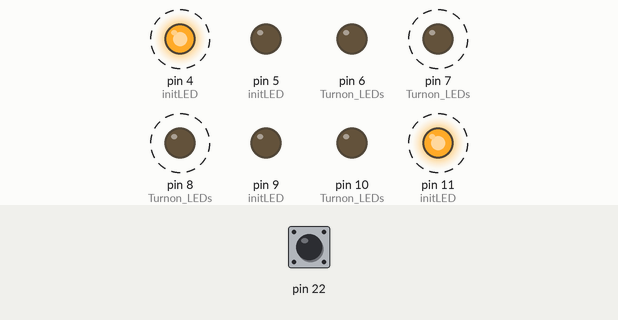
Recording of a program running on a simulated Arduino Mega 2560, built with avr-gcc and run on an emulated ATmega2560. Parts: output pins drawn as LEDs (lit = HIGH). Dashed ring = blinking. Inputs (shaded band) come from the test bench; at power-on: pin 22 HIGH.

Above: at 0.05 s.
At 1.05 s:
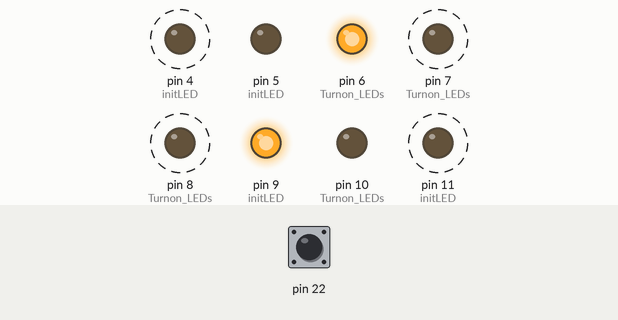
1.1 s: pin 22 pulled LOW for 3.2 s
At 1.7 s:
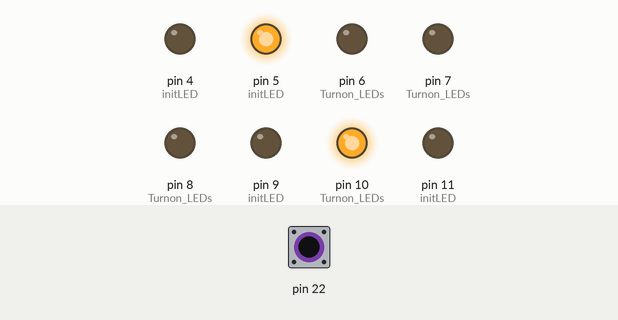
Timing chart, 0 to 12.6 s (numbered marks = the images above; inputs shaded):
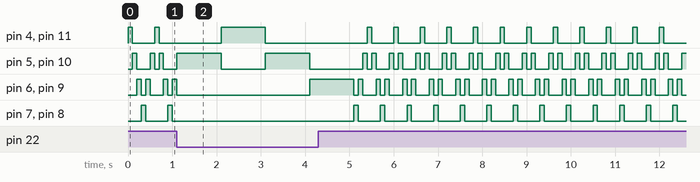

The program:

main.cpp
```cpp
// Author: Mason Marrero
// Net ID: masonmarrero
// Date: 9/14/23
// Assignment: Lab 1
//----------------------------------------------------------------------//

//main file to run the pattern by going through the different port numbers and changing the delay based on if the button is pressed.
#include <Arduino.h>
#include <avr/io.h>
#include <util/delay.h>
#include "led.h"
#include "switch.h"
#define SHORT_DELAY 1000
#define LONG_DELAY 100

int main() {
//Initialization of the ports for LED and the Switch
initLED();
initswitch();

while (1) {
  //go through the different ports for the LED pattern
  for(int i = 4; i < 11; i++){
    //if the switch is pushed
    if(!(PINA & (1 << PINA0))){
      if(i == 8) //we want to skip 8 so it doesnt do the 8 and 7 ports twice
        i++;
      runLED(i);
      _delay_ms(1000);
    }
    //if the button isnt pushed
    else{
      if(i == 8)
        i++;
      runLED(i);
      _delay_ms(100);
    }
  }
}
}
```

led.cpp
```cpp
// Author: Mason Marrero
// Net ID: masonmarrero
// Date: 9/14/23
// Assignment: Lab 1
//----------------------------------------------------------------------//
//File is to initialize the LEDs, turn them on and off and run the blinking pattern
#include <avr/io.h>
#include <util/delay.h>
#include "led.h"

// initLED which returns void and takes no parameters. Will initialize the ports we will use
void initLED(){
  DDRB  |= (1 << DDB5)| (1 << DDB4);
  DDRH  |=  (1 << DDH6) | (1 << DDH5) | (1 << DDH4) | (1 << DDH3);
  DDRE  |=  (1 << DDE3);
  DDRG  |=  (1 << DDG5);

}

// turnOnLED which returns void and takes in an unsigned int parameter called led
void Turnon_LEDs(unsigned int led){
  switch (led)
    {
    case 4:  // header pin 4
        PORTG |= ( 1 << PORTG5);
        break;
    case 5:  // header pin 5
        PORTE |= ( 1 << PORTE3);
        break;
    case 6:  // header pin 6
        PORTH |= ( 1 << PORTH3);
        break;
    case 7:  // header pin 7
        PORTH |= ( 1 << PORTH4);
        break;
    case 8:  // header pin 8
        PORTH |= ( 1 << PORTH5);
        break;
    case 9:  // header pin 9
        PORTH |= ( 1 << PORTH6);
        break;

    case 10:  // header pin 10
        PORTB |= (1 << PORTB4);
        break;

    case 11:  // header piin 11
        PORTB |= (1 << PORTB5);
        break;

    default:
        break;
    }

}
// function void Turnoff_LEDs passes a count variable that corresponds to the LED and will then turn off that LED
void Turnoff_LEDs(unsigned int led) {
    switch (led)
    {
    case 4:  // header pin 4
        PORTG &= ~( 1 << PORTG5);
        break;
    case 5:  // header pin 5
        PORTE &= ~( 1 << PORTE3);
        break;
    case 6:  // header pin 6
        PORTH &= ~( 1 << PORTH3);
        break;
    case 7:  // header pin 7
        PORTH &= ~( 1 << PORTH4);
        break;
    case 8:  //header pin 8
        PORTH &= ~(1 << PORTH5);
        break;
    case 9:  //header pin 9
        PORTH &= ~(1 << PORTH6);
        break;
    case 10:  // led in header pin 10
        PORTB &= ~(1 << PORTB4);
        break;

    case 11:  // led in header pin 11
        PORTB &= ~(1 << PORTB5);
        break;

    default:
        break;
    }
}

// runLED will take an int that corresponds to an LED and then run the code to make sure that it, and its matching LED
//will turn on, and turn off the previous lights.
void runLED(unsigned int led){
    int matchLED = (-2 * led) + 15 + led; //used to calculate the next LED
    //pattern:
    //ON        OFF
    //11 & 4    10&5
    //10 & 5    11 & 5
    //9 & 6     10 & 5
    //8 & 7     9 & 6
    //9 & 6     8 & 7
    //10 & 5    9 & 6
    //11 & 4    10 & 5

    //turn on the LED and its match
    Turnon_LEDs(led);
    Turnon_LEDs(matchLED);
    //turn off the LED from before
    if (led != 4){
        Turnoff_LEDs(led - 1);
        Turnoff_LEDs(matchLED + 1);
    }
    else{
        Turnoff_LEDs(10);
        Turnoff_LEDs(5);
    }
}
```

led.h
```cpp
// Author: Mason Marrero
// Net ID: masonmarrero
// Date: 9/14/23
// Assignment: Lab 1
//----------------------------------------------------------------------//

//Headerfile for leds
#ifndef LED_H
#define LED_H

// initLED which returns void and takes no parameters
void initLED();

// turnOnLED which returns void and takes in an unsigned int parameter called led
void TurnOn_LEDs(unsigned int led);

// turnOffLED which returns void and takes in an unsigned int parameter called led
void TurnOff_LEDs(unsigned int led);

// runLED which returns void and takes in an unsigned int parameter called led
void runLED(unsigned int led);

#endif
```

switch.cpp
```cpp
// Author: Mason Marrero
// Net ID: masonmarrero
// Date: 9/14/23
// Assignment: Lab 1
//----------------------------------------------------------------------//
//file to initialize the switch
#include <avr/io.h>
#include "switch.h"

//initialize the switch
void initswitch() {
    DDRA &= ~(1 << DDA0); //set direction for input
    PORTA |= (1 << PORTA0); //enable pull up resistor
}
```

switch.h
```cpp
// Author: Mason Marrero
// Net ID: masonmarrero
// Date: 9/14/23
// Assignment: Lab 1
//----------------------------------------------------------------------//
//header file for the switch
#ifndef SWITCH_H
#define SWITCH_H
void initswitch(); //initialize the switch
#endif
```
